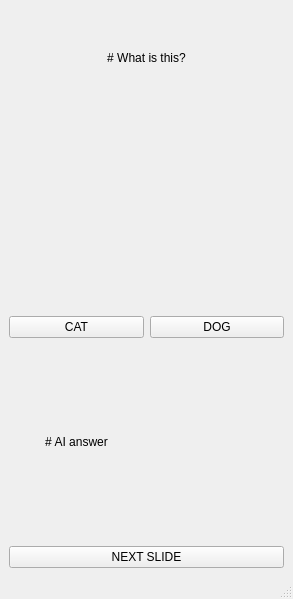
<?xml version="1.0" encoding="UTF-8"?>
<ui version="4.0">
 <class>MainWindow</class>
 <widget class="QMainWindow" name="MainWindow">
  <property name="geometry">
   <rect>
    <x>0</x>
    <y>0</y>
    <width>293</width>
    <height>599</height>
   </rect>
  </property>
  <property name="windowTitle">
   <string>MainWindow</string>
  </property>
  <widget class="QWidget" name="centralwidget">
   <layout class="QVBoxLayout" name="verticalLayout_2">
    <item>
     <layout class="QVBoxLayout" name="verticalLayout" stretch="1,2,2,2,2">
      <item>
       <widget class="QLabel" name="title">
        <property name="text">
         <string># What is this?</string>
        </property>
        <property name="textFormat">
         <enum>Qt::MarkdownText</enum>
        </property>
        <property name="scaledContents">
         <bool>true</bool>
        </property>
        <property name="alignment">
         <set>Qt::AlignCenter</set>
        </property>
       </widget>
      </item>
      <item>
       <widget class="QLabel" name="image">
        <property name="text">
         <string/>
        </property>
        <property name="scaledContents">
         <bool>true</bool>
        </property>
        <property name="alignment">
         <set>Qt::AlignCenter</set>
        </property>
       </widget>
      </item>
      <item>
       <layout class="QGridLayout" name="gridLayout">
        <item row="0" column="1">
         <widget class="QPushButton" name="dog">
          <property name="text">
           <string>DOG</string>
          </property>
         </widget>
        </item>
        <item row="0" column="0">
         <widget class="QPushButton" name="cat">
          <property name="text">
           <string>CAT</string>
          </property>
         </widget>
        </item>
       </layout>
      </item>
      <item>
       <layout class="QHBoxLayout" name="horizontalLayout">
        <item>
         <widget class="QLabel" name="ai_label">
          <property name="text">
           <string># AI answer</string>
          </property>
          <property name="textFormat">
           <enum>Qt::MarkdownText</enum>
          </property>
          <property name="alignment">
           <set>Qt::AlignCenter</set>
          </property>
         </widget>
        </item>
        <item>
         <widget class="QLabel" name="ai">
          <property name="text">
           <string/>
          </property>
          <property name="alignment">
           <set>Qt::AlignCenter</set>
          </property>
         </widget>
        </item>
       </layout>
      </item>
      <item>
       <widget class="QPushButton" name="next_slide">
        <property name="text">
         <string>NEXT SLIDE</string>
        </property>
       </widget>
      </item>
     </layout>
    </item>
   </layout>
  </widget>
  <widget class="QMenuBar" name="menubar">
   <property name="geometry">
    <rect>
     <x>0</x>
     <y>0</y>
     <width>293</width>
     <height>22</height>
    </rect>
   </property>
  </widget>
  <widget class="QStatusBar" name="statusbar"/>
 </widget>
 <resources/>
 <connections/>
</ui>
